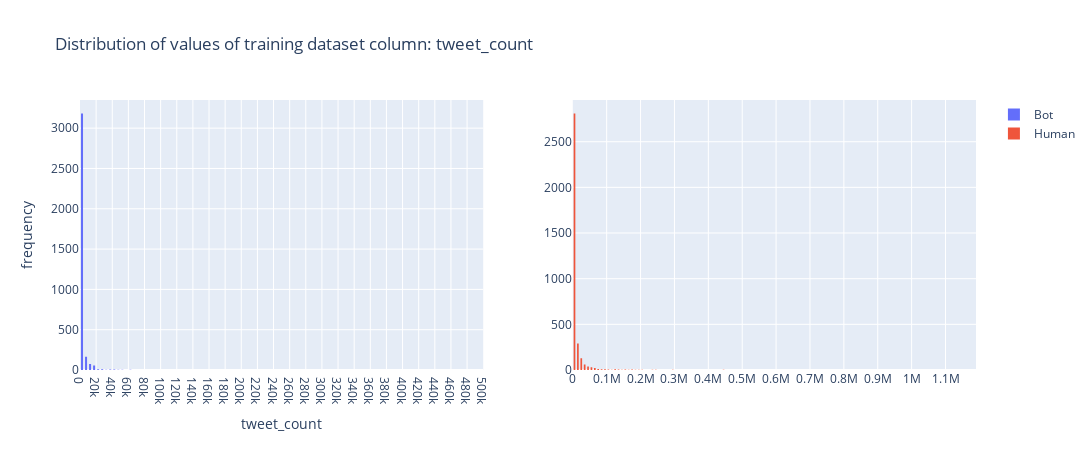

Notebook code for this chart:
### Markdown cell above
#### tweet_count

### Code cell
fig = go.Figure()
fig = make_subplots(rows=1, cols=2, specs=[[{'type':'histogram'}, {'type':'histogram'}]])

fig.add_trace(go.Histogram(
    x=train_users_data.loc[train_users_data['label']==1,'tweet_count'],
    # histnorm='density',
    nbinsx=200,
    name='Bot'),
row=1, col=1
)
fig.add_trace(go.Histogram(
    x=train_users_data.loc[train_users_data['label']==0,'tweet_count'],
    # histnorm='density',
    nbinsx=200,
    name='Human'),
row=1, col=2
)

fig.update_layout(
    title_text='Distribution of values of training dataset column: tweet_count',
    xaxis_title_text='tweet_count', #'feature',
    yaxis_title_text='frequency',
    bargap=0.5,
    bargroupgap=None, #0.8,
    width=1100,
    height=450,
    legend={"title":""},
    xaxis=dict(showgrid=True, dtick=20000),
    xaxis2=dict(showgrid=True, dtick=100000),
    yaxis=dict(showgrid=True))

fig.show()

### Figure 1 — Plotly figure (JSON) as saved in the notebook; plotly's stock layout.template omitted (floating-point values rounded to 4 significant figures; data arrays with more than 128 entries replaced by an {"elided": "..."} marker saying what was removed)
{"data": [{"name": "Bot", "nbinsx": 200, "type": "histogram", "x": {"elided": "3527 int values"}, "xaxis": "x", "yaxis": "y"}, {"name": "Human", "nbinsx": 200, "type": "histogram", "x": {"elided": "3473 int values"}, "xaxis": "x2", "yaxis": "y2"}], "layout": {"bargap": 0.5, "height": 450, "legend": {"title": {"text": ""}}, "title": {"text": "Distribution of values of training dataset column: tweet_count"}, "width": 1100, "xaxis": {"anchor": "y", "autorange": true, "domain": [0, 0.45], "dtick": 20000, "range": [-0.5, 500000.0], "showgrid": true, "title": {"text": "tweet_count"}, "type": "linear"}, "xaxis2": {"anchor": "y2", "autorange": true, "domain": [0.55, 1], "dtick": 100000, "range": [-0.5, 1190000.0], "showgrid": true, "type": "linear"}, "yaxis": {"anchor": "x", "autorange": true, "domain": [0, 1], "range": [0, 3349.0], "showgrid": true, "title": {"text": "frequency"}}, "yaxis2": {"anchor": "x2", "autorange": true, "domain": [0, 1], "range": [0, 2957.0]}}}
